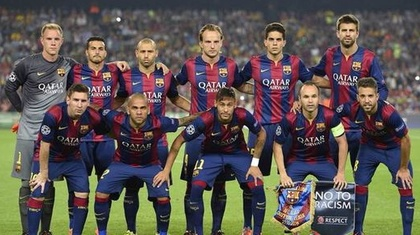
%> input picture 11-matlab-projects/image-processing/codes-figures/Faces/test.jpg, 420 x 235 px, shrunk from 518 x 290 before the run
$ octave chapter4_3c.m   (GNU Octave 9; MATLAB toolbox functions it lacks are replaced by stand-ins)
%> lines starting %> are read from the running program, lines starting %| are printed output that depends on the picture; in (x1, y1, x2, y2) boxes, pixels count from 0 and x2, y2 are one past the last pixel; in counts of white or black regions, pixels touching at a corner belong together; the program's own positions count from 1
clear all,close all,clc;

load v1.mat;
v=v1;L=3;e=0.5;
pace=10;
Face_size=28;
Faces=imread('test.jpg');
%> Faces is the input picture: size 235x420x3 uint8; mean R, G, B 93.3, 85.7, 81
[width,len,dim]=size(Faces);
%> width = 235; len = 420; dim = 3
Faces=imadjust(Faces,[0.2,0.3,0;0.6,0.7,1],[]);
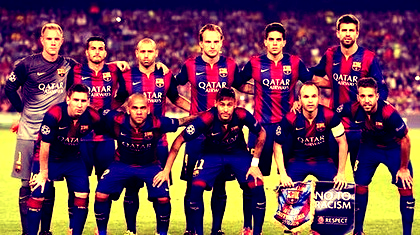
%> Faces: size 235x420x3 uint8; mean R, G, B 107.4, 63.1, 81
YNum=ceil((width-Face_size)/pace);
%> YNum = 21
XNum=ceil((len-Face_size)/pace);
%> XNum = 40
ys1=[];ys2=[];xs1=[];xs2=[];mark=[];
for i=1:YNum
    for j=1:XNum
        y1=(i-1)*pace+1;
        y2=(i-1)*pace+Face_size;
        x1=(j-1)*pace+1;
        x2=(j-1)*pace+Face_size;
        Block=Faces(y1:y2,x1:x2,:);
        u=ColorExc(L,Block);
        Sqr=sqrt(u.*v);
        d=1-sum(Sqr);
        if(d<e)
            ys1=[ys1,(i-1)*pace+1];
            ys2=[ys2,(i-1)*pace+Face_size];
            xs1=[xs1,(j-1)*pace+1];
            xs2=[xs2,(j-1)*pace+Face_size];
            mark=[mark,1];
        end
    end
end
%> after the loop, mark = [1 1]; xs1 = [11 11]; xs2 = [38 38]; ys1 = [111 121]; ys2 = [138 148]
LocNum=length(ys1);
%> LocNum = 2
for i=1:LocNum-1
    isinter=0;
    for j=i+1:LocNum
        a1=((ys1(j)-ys1(i))<(ys2(i)-ys1(i)));
        a2=((ys1(i)-ys1(j))<(ys2(j)-ys1(j)));
        a3=((xs1(j)-xs1(i))<(xs2(i)-xs1(i)));
        a4=((xs1(i)-xs1(j))<(xs2(j)-xs1(j)));
        if(a1&&a2&&a3&&a4)
            isinter=1;
            break;
        end
    end
    if(isinter)
        ys1(j)=min(ys1(i),ys1(j));
     	ys2(j)=max(ys2(i),ys2(j));
        xs1(j)=min(xs1(i),xs1(j));
      	xs2(j)=max(xs2(i),xs2(j));
    else
        mark(i)=0;
    end
end
%> after the loop, ys1 = [111 111]
mark(LocNum)=0;
for i=1:LocNum
    if(~mark(i))
        a=ys1(i);b=ys2(i);
        c=xs1(i);d=xs2(i);
        Faces(a,c:d,1)=255;Faces(a,c:d,2)=0;Faces(a,c:d,3)=0;
        Faces(b,c:d,1)=255;Faces(b,c:d,2)=0;Faces(b,c:d,3)=0;
       	Faces(a:b,c,1)=255;Faces(a:b,c,2)=0;Faces(a:b,c,3)=0;
        Faces(a:b,d,1)=255;Faces(a:b,d,2)=0;Faces(a:b,d,3)=0;
    end
end
%> this loop made 2 passes
%> (a, b, c, d) on pass 2: (111, 148, 11, 38)
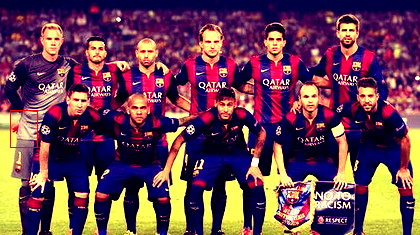
%> Faces: size 235x420x3 uint8; 0.13% of pixels changed, all inside (x1, y1, x2, y2) = (10, 110, 38, 148)
imshow(Faces);
imwrite(Faces,'./Faces_adjust/Faces_adjust.bmp');
